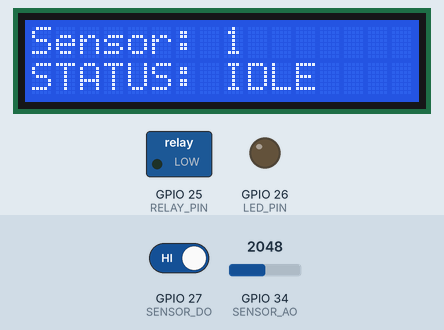
A sketch run on a simulated ESP32. Parts: 16×2 character LCD, switched loads named in the sketch (green lamp = pin HIGH), output pins drawn as LEDs (lit = HIGH). The test bench sets the inputs (shaded band); at power-on: GPIO 27 (SENSOR_DO) HIGH, GPIO 34 (SENSOR_AO) = 2048. What the sketch prints to the serial monitor is not drawn.

Above: at 1.2 s.
1.3 s: GPIO 27 (SENSOR_DO) driven LOW
At 2.3 s:
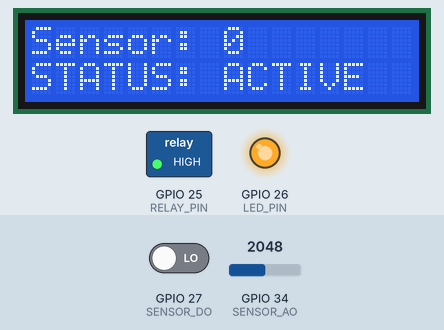
3.0 s: GPIO 27 (SENSOR_DO) driven HIGH
At 3.4 s:
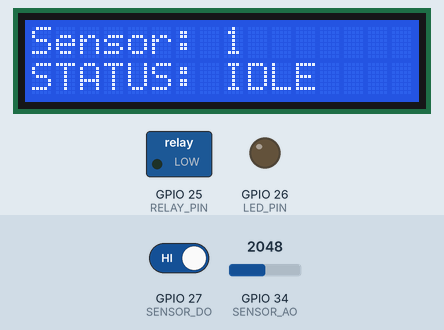
6.0 s: GPIO 27 (SENSOR_DO) driven LOW
At 7.0 s:
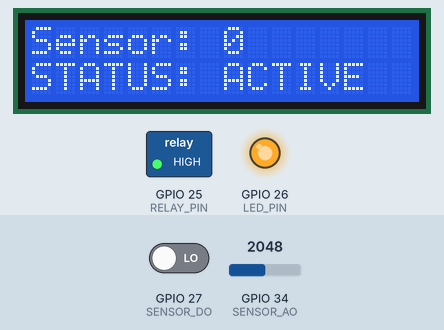
9.0 s: GPIO 34 (SENSOR_AO) set to 1067
12.0 s: GPIO 34 (SENSOR_AO) set to 973
Timing chart, 0 to 14.5 s (numbered marks = the images above; inputs shaded):
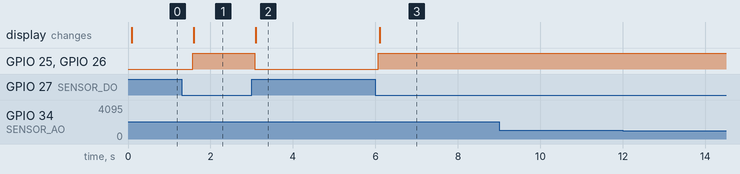

Measured:
- after the input at 1.3 s, GPIO 25 (RELAY_PIN), GPIO 26 (LED_PIN): LOW → HIGH after 0.27 s; the display: changes after 0.30 s (image 1)
- after the input at 3.0 s, GPIO 25 (RELAY_PIN), GPIO 26 (LED_PIN): HIGH → LOW after 0.07 s; the display: changes after 0.10 s (image 2)
- after the input at 6.0 s, GPIO 25 (RELAY_PIN), GPIO 26 (LED_PIN): LOW → HIGH after 0.07 s; the display: changes after 0.10 s (image 3)
- after the input at 9.0 s, every drawn part: stays the same
- after the input at 12.0 s, every drawn part: stays the same

The sketch:

ESP32_FreeRTOS_Hardware_Control_System.ino
```cpp
#include <Wire.h>
#include <LiquidCrystal_I2C.h>

#define LED_PIN 26
#define SENSOR_DO 27
#define SENSOR_AO 34
#define RELAY_PIN 25

#define SENSOR_DATA_READY BIT0

LiquidCrystal_I2C lcd(0x27, 16, 2);

QueueHandle_t controlQueue;
QueueHandle_t displayQueue;

SemaphoreHandle_t lcdMutex;
SemaphoreHandle_t serialMutex;

EventGroupHandle_t sensorEvents;

struct SensorData {
  int digitalValue;
  int analogValue;
};

// =====================================================
// SENSOR TASK
// =====================================================
void sensorTask(void *parameter) {

  SensorData data;

  while (1) {

    data.digitalValue = digitalRead(SENSOR_DO);
    data.analogValue = analogRead(SENSOR_AO);

    if (xSemaphoreTake(serialMutex, pdMS_TO_TICKS(100)) == pdTRUE) {

      Serial.print("SENSOR | DO: ");
      Serial.print(data.digitalValue);

      Serial.print(" | AO: ");
      Serial.println(data.analogValue);

      xSemaphoreGive(serialMutex);
    }

    xQueueSend(controlQueue, &data, portMAX_DELAY);

    xQueueSend(displayQueue, &data, portMAX_DELAY);

    xEventGroupSetBits(
      sensorEvents,
      SENSOR_DATA_READY
    );

    vTaskDelay(pdMS_TO_TICKS(500));
  }
}

// =====================================================
// CONTROL TASK
// =====================================================
void controlTask(void *parameter) {

  SensorData receivedData;

  while (1) {

    if (xQueueReceive(
          controlQueue,
          &receivedData,
          portMAX_DELAY) == pdTRUE) {

      // LED control
      if (receivedData.digitalValue == 0) {
        digitalWrite(LED_PIN, HIGH);
      } else {
        digitalWrite(LED_PIN, LOW);
      }

      // Relay control
      if (receivedData.digitalValue == 0) {
        digitalWrite(RELAY_PIN, HIGH);
      } else {
        digitalWrite(RELAY_PIN, LOW);
      }

      // Serial status
      if (xSemaphoreTake(
            serialMutex,
            pdMS_TO_TICKS(100)) == pdTRUE) {

        Serial.print("CONTROL | Sensor DO: ");
        Serial.print(receivedData.digitalValue);

        Serial.print(" | LED: ");

        if (receivedData.digitalValue == 0) {
          Serial.println("ON");
        } else {
          Serial.println("OFF");
        }

        xSemaphoreGive(serialMutex);
      }
    }
  }
}

// =====================================================
// LCD TASK
// =====================================================
void lcdTask(void *parameter) {

  SensorData receivedData;

  while (1) {

    xEventGroupWaitBits(
      sensorEvents,
      SENSOR_DATA_READY,
      pdTRUE,
      pdFALSE,
      portMAX_DELAY
    );

    if (xQueueReceive(
          displayQueue,
          &receivedData,
          pdMS_TO_TICKS(100)) == pdTRUE) {

      if (xSemaphoreTake(
            lcdMutex,
            pdMS_TO_TICKS(100)) == pdTRUE) {

        lcd.clear();

        lcd.setCursor(0, 0);
        lcd.print("Sensor: ");
        lcd.print(receivedData.digitalValue);

        lcd.setCursor(0, 1);

        if (receivedData.digitalValue == 0) {
          lcd.print("STATUS: ACTIVE");
        } else {
          lcd.print("STATUS: IDLE");
        }

        xSemaphoreGive(lcdMutex);
      }
    }
  }
}

// =====================================================
// SETUP
// =====================================================
void setup() {

  Serial.begin(115200);

  pinMode(LED_PIN, OUTPUT);
  pinMode(SENSOR_DO, INPUT);

  pinMode(RELAY_PIN, OUTPUT);
  digitalWrite(RELAY_PIN, LOW);

  Wire.begin(21, 22);

  lcd.init();
  lcd.backlight();

  // Queues
  controlQueue = xQueueCreate(
    5,
    sizeof(SensorData)
  );

  displayQueue = xQueueCreate(
    5,
    sizeof(SensorData)
  );

  // Mutexes
  lcdMutex = xSemaphoreCreateMutex();
  serialMutex = xSemaphoreCreateMutex();

  // Event group
  sensorEvents = xEventGroupCreate();

  if (controlQueue == NULL ||
      displayQueue == NULL ||
      lcdMutex == NULL ||
      serialMutex == NULL ||
      sensorEvents == NULL) {

    Serial.println("RTOS object creation failed!");

    while (1);
  }

  Serial.println("================================");
  Serial.println("ESP32 FreeRTOS System Started");
  Serial.println("================================");

  // Sensor task
  xTaskCreate(
    sensorTask,
    "Sensor Task",
    2048,
    NULL,
    2,
    NULL
  );

  // Control task
  xTaskCreate(
    controlTask,
    "Control Task",
    2048,
    NULL,
    2,
    NULL
  );

  // LCD task
  xTaskCreate(
    lcdTask,
    "LCD Task",
    2048,
    NULL,
    1,
    NULL
  );
}

// =====================================================
// LOOP
// =====================================================
void loop() {

  // FreeRTOS handles the application.

}
```
